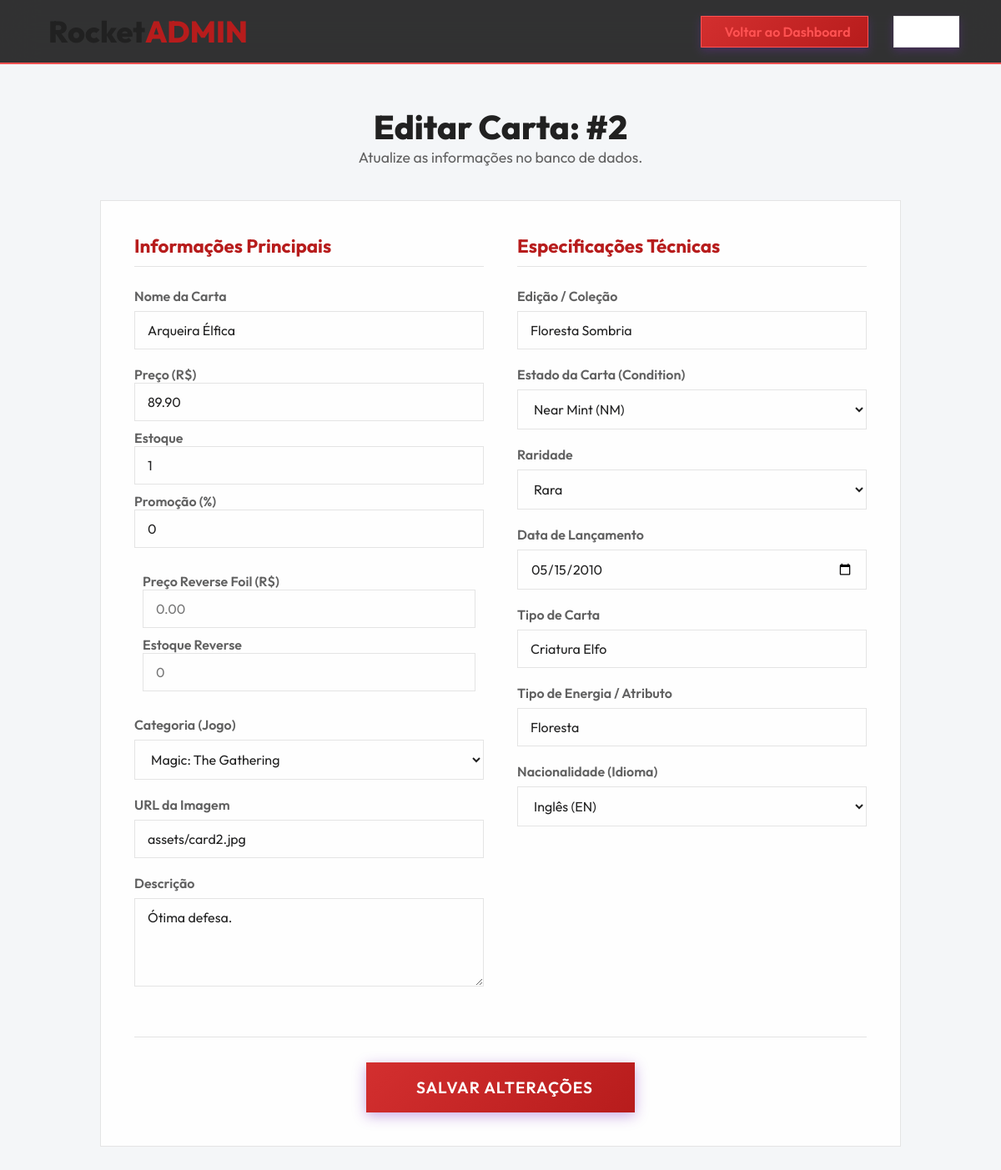
/admin_edit_card.php?id=2 (signed in), run on the app's committed database.
### tables this page shows
CREATE TABLE IF NOT EXISTS cartas (
    id INT AUTO_INCREMENT PRIMARY KEY,
    nome VARCHAR(255) NOT NULL,
    preco DECIMAL(10,2) NOT NULL,
    categoria VARCHAR(100) NOT NULL,
    imagem VARCHAR(500) NOT NULL,
    descricao TEXT,
    edicao VARCHAR(255),
    estado VARCHAR(100),
    raridade VARCHAR(100),
    data_lancamento DATE,
    tipo_carta VARCHAR(100),
    tipo_energia VARCHAR(100),
    nacionalidade VARCHAR(50),
    estoque INT DEFAULT 1,
    promocao_porcentagem INT DEFAULT 0,
    vezes_no_carrinho INT DEFAULT 0,
    criado_em TIMESTAMP DEFAULT CURRENT_TIMESTAMP
);

### admin_edit_card.php (the view, shortened to what this page needs)
<?php
require_once 'config.php';
$id = isset($_GET['id']) ? (int)$_GET['id'] : (isset($_POST['id']) ? (int)$_POST['id'] : 0);
$stmt = $pdo->prepare("SELECT * FROM cartas WHERE id = ?");
$stmt->execute([$id]);
$carta = $stmt->fetch();
?>
<!DOCTYPE html>
<html lang="pt-BR">
<head>
    <link rel="stylesheet" href="home.css?v=<?php echo time(); ?>">
    <link rel="stylesheet" href="admin.css">
</head>
<body>
    <header class="navbar admin-navbar">
        <a href="index.php" class="logo" style="text-decoration: none;">
            <h2>Rocket<span>ADMIN</span></h2>
        </a>
        <div class="nav-actions">
            <a href="admin_dashboard.php" class="login-link" style="margin-right:15px; border:1px solid var(--accent-color); color:var(--accent-color);"><ion-icon name="arrow-back-outline"></ion-icon> Voltar ao Dashboard</a>
            <a href="logout.php" class="login-link" style="background:var(--card-bg); border:1px solid var(--glass-border);"><ion-icon name="log-out-outline"></ion-icon> Sair</a>
        </div>
    </header>
    <main class="admin-container">
        <div class="admin-header">
            <h1>Editar Carta: #<?php echo $carta['id']; ?></h1>
            <p>Atualize as informações no banco de dados.</p>
        </div>
        <form action="admin_edit_card.php" method="POST" class="admin-form">
            <div class="form-grid">
                <div class="form-column">
                    <h3>Informações Principais</h3>
                    <div class="input-group-admin">
                        <label>Nome da Carta</label>
                        <input type="text" name="nome" value="<?php echo htmlspecialchars($carta['nome']); ?>" required>
                    </div>
                    <div class="input-group-admin" style="display:flex; gap:10px;">
                        <div style="flex:1;">
                            <label>Preço (R$)</label>
                            <input type="number" step="0.01" name="preco" value="<?php echo $carta['preco']; ?>" required>
                        </div>
                        <div style="flex:1;">
                            <label>Estoque</label>
                            <input type="number" name="estoque" value="<?php echo $carta['estoque']; ?>" required>
                        </div>
                        <div style="flex:1;">
                            <label>Promoção (%)</label>
                            <input type="number" name="promocao_porcentagem" value="<?php echo $carta['promocao_porcentagem']; ?>" min="0" max="100">
                        </div>
                    </div>
                    <div class="input-group-admin" style="display:flex; gap:10px; background: rgba(255,255,255,0.05); padding: 10px; border-radius: 8px;">
                        <div style="flex:1;">
                            <label>Preço Reverse Foil (R$)</label>
                            <input type="number" step="0.01" name="preco_reverse" value="<?php echo $carta['preco_reverse']; ?>" placeholder="0.00">
                        </div>
                        <div style="flex:1;">
                            <label>Estoque Reverse</label>
                            <input type="number" name="estoque_reverse" value="<?php echo $carta['estoque_reverse']; ?>" placeholder="0">
                        </div>
                    </div>
                    <div class="input-group-admin">
                        <label>Categoria (Jogo)</label>
                        <select name="categoria">
                            <option value="magic" <?php echo $carta['categoria'] == 'magic' ? 'selected' : ''; ?>>Magic: The Gathering</option>
                        </select>
                    </div>
                    <div class="input-group-admin">
                        <label>URL da Imagem</label>
                        <input type="url" name="imagem" value="<?php echo htmlspecialchars($carta['imagem']); ?>" required>
                    </div>
                    <div class="input-group-admin">
                        <label>Descrição</label>
                        <textarea name="descricao" rows="4"><?php echo htmlspecialchars($carta['descricao']); ?></textarea>
                    </div>
                </div>
                <div class="form-column">
                    <h3>Especificações Técnicas</h3>
                    <div class="input-group-admin">
                        <label>Edição / Coleção</label>
                        <input type="text" name="edicao" value="<?php echo htmlspecialchars($carta['edicao']); ?>">
                    </div>
                    <div class="input-group-admin">
                        <label>Estado da Carta (Condition)</label>
                        <select name="estado">
                            <option value="Near Mint" <?php echo $carta['estado'] == 'Near Mint' ? 'selected' : ''; ?>>Near Mint (NM)</option>
                        </select>
                    </div>
                    <div class="input-group-admin">
                        <label>Raridade</label>
                        <select name="raridade">
                            <option value="Rara" <?php echo $carta['raridade'] == 'Rara' ? 'selected' : ''; ?>>Rara</option>
                        </select>
                    </div>
                    <div class="input-group-admin">
                        <label>Data de Lançamento</label>
                        <input type="date" name="data_lancamento" value="<?php echo $carta['data_lancamento']; ?>">
                    </div>
                    <div class="input-group-admin">
                        <label>Tipo de Carta</label>
                        <input type="text" name="tipo_carta" value="<?php echo htmlspecialchars($carta['tipo_carta']); ?>">
                    </div>
                    <div class="input-group-admin">
                        <label>Tipo de Energia / Atributo</label>
                        <input type="text" name="tipo_energia" value="<?php echo htmlspecialchars($carta['tipo_energia']); ?>">
                    </div>
                    <div class="input-group-admin">
                        <label>Nacionalidade (Idioma)</label>
                        <select name="nacionalidade">
                            <option value="EN" <?php echo $carta['nacionalidade'] == 'EN' ? 'selected' : ''; ?>>Inglês (EN)</option>
                        </select>
                    </div>
                </div>
            </div>
            <div class="form-footer">
                <button type="submit" class="btn primary-btn admin-submit"><ion-icon name="save-outline"></ion-icon> Salvar Alterações</button>
            </div>
        </form>
    </main>
</body>
</html>

### home.css (style rules this page uses)
:root { --bg-color: #f4f6f8; --primary-color: #d32f2f; --primary-hover: #b71c1c; --secondary-color: #f5f5f5; --accent-color: #ff5252; --text-main: #212121; --text-muted: #616161; --glass-bg: rgba(255, 255, 255, 0.85); --glass-border: rgba(0, 0, 0, 0.1); --card-bg: #ffffff; }
* { box-sizing: border-box; margin: 0; padding: 0; font-family: 'Outfit', sans-serif; }
body { background-color: var(--bg-color); color: var(--text-main); overflow-x: hidden; }
.navbar { display: flex; justify-content: space-between; align-items: center; padding: 15px 50px; background: var(--glass-bg); backdrop-filter: blur(20px); border-bottom: 1px solid var(--glass-border); position: sticky; top: 0; z-index: 1000; }
.logo { display: flex; align-items: center; gap: 8px; font-size: 24px; color: var(--accent-color); }
.logo h2 { color: var(--text-main); font-weight: 800; }
.logo h2 span { color: var(--primary-hover); }
.nav-actions { display: flex; align-items: center; gap: 15px; }
.login-link { display: flex; align-items: center; gap: 8px; background: linear-gradient(135deg, var(--primary-color), var(--primary-hover)); color: #fff; padding: 8px 20px; border-radius: 0; text-decoration: none; font-weight: 600; font-size: 1rem; transition: 0.3s; box-shadow: 0 4px 10px rgba(123, 44, 191, 0.3); }
.btn { padding: 15px 40px; font-size: 1.1rem; font-weight: 600; border-radius: 0; border: none; cursor: pointer; transition: 0.3s; text-transform: uppercase; letter-spacing: 1px; }
.primary-btn { background: linear-gradient(135deg, var(--primary-color), var(--primary-hover)); color: #fff; box-shadow: 0 4px 15px rgba(123, 44, 191, 0.4); }

### admin.css (style rules this page uses)
.admin-navbar { background: rgba(0, 0, 0, 0.8); border-bottom: 2px solid var(--accent-color); }
.admin-container { max-width: 1000px; margin: 50px auto; padding: 0 20px; }
.admin-header { text-align: center; margin-bottom: 40px; }
.admin-header h1 { font-size: 2.5rem; font-weight: 800; color: var(--text-main); }
.admin-header p { color: var(--text-muted); font-size: 1.1rem; }
.admin-form { background: var(--glass-bg); border: 1px solid var(--glass-border); border-radius: 0; padding: 40px; backdrop-filter: blur(15px); }
.form-grid { display: grid; grid-template-columns: 1fr 1fr; gap: 40px; }
.form-column h3 { font-size: 1.4rem; color: var(--primary-hover); margin-bottom: 25px; border-bottom: 1px solid var(--glass-border); padding-bottom: 10px; }
.input-group-admin { margin-bottom: 20px; display: flex; flex-direction: column; }
.input-group-admin label { font-weight: 600; margin-bottom: 8px; color: var(--text-muted); }
.input-group-admin input, .input-group-admin select, .input-group-admin textarea { width: 100%; padding: 12px 15px; background: var(--input-bg); border: 1px solid var(--glass-border); border-radius: 0; color: var(--text-main); font-size: 1rem; font-family: 'Outfit', sans-serif; outline: none; transition: 0.3s; }
.input-group-admin select option { background-color: var(--bg-color); color: var(--text-main); }
.form-footer { margin-top: 40px; text-align: center; border-top: 1px solid var(--glass-border); padding-top: 30px; }
.admin-submit { display: inline-flex; align-items: center; gap: 10px; font-size: 1.2rem; padding: 18px 50px; }

### data on the page
cartas: id "2", nome "Arqueira Élfica", preco "89.90", estoque "1", promocao_porcentagem "0", categoria "Magic: The Gathering", imagem "assets/card2.jpg", descricao "Ótima defesa.", edicao "Floresta Sombria", estado "Near Mint (NM)", raridade "Rara", data_lancamento "05/15/2010", tipo_carta "Criatura Elfo", tipo_energia "Floresta", nacionalidade "Inglês (EN)"
